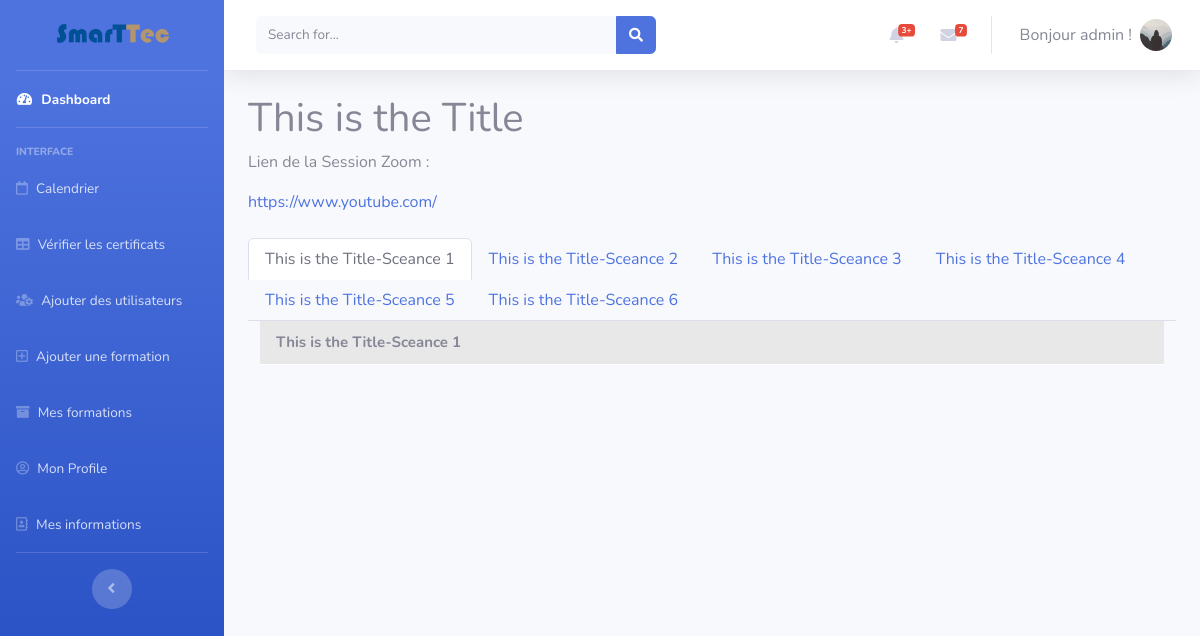
/mesformations/1 (signed in), run on an earlier commit of the app's database.
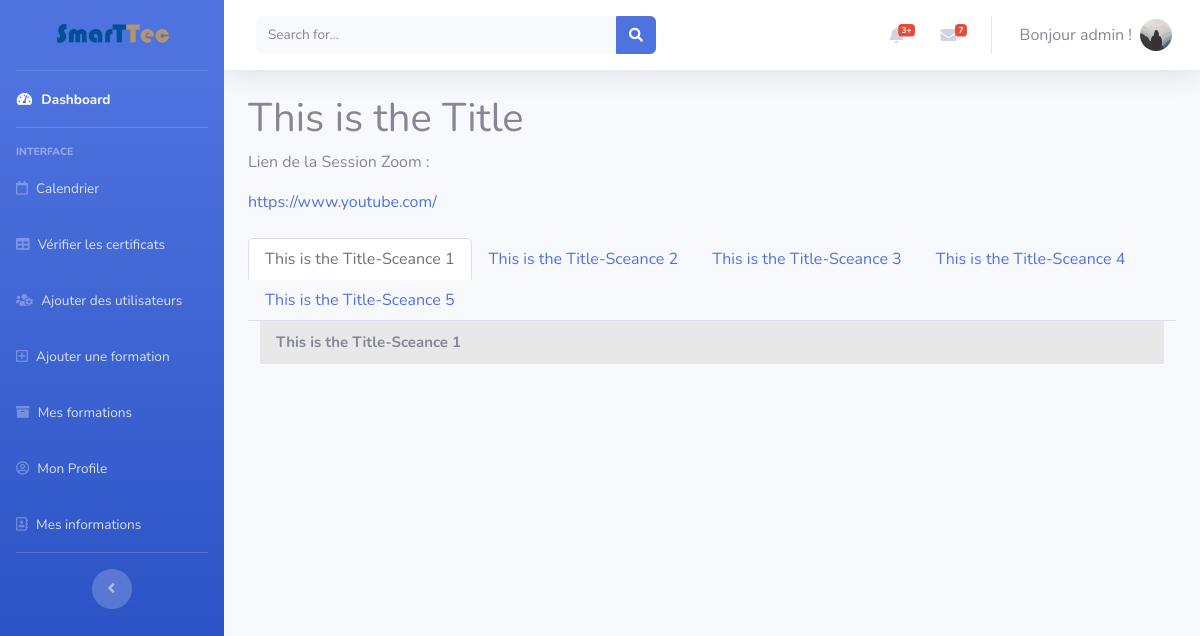
And on a later commit of the database.
### flaskblog/models.py (models this page shows, shortened)
class User(db.Model, UserMixin):
    id = db.Column(db.Integer, primary_key=True)
    username = db.Column(db.String(20), unique=True, nullable=False)
    email = db.Column(db.String(120), unique=True, nullable=False)
    image_file = db.Column(db.String(20), nullable=False,
                           default='default.jpg')
    password = db.Column(db.String(60), nullable=False)
    acc_rights = db.Column(db.Integer, default=2)
    posts = db.relationship('Post', backref='author', lazy=True)
    subscriptions = db.relationship(
        'Subscription', backref='subscribed', lazy=True)
    infos = db.relationship(
        'Userinfo', backref='currentuser', lazy=True)

class Post(db.Model):
    id = db.Column(db.Integer, primary_key=True)
    title = db.Column(db.String(100), nullable=False)
    price = db.Column(db.Integer, nullable=False)
    youtube_url = db.Column(db.String(200), nullable=True)
    num_posts = db.Column(db.Integer, nullable=False)
    date_posted = db.Column(db.DateTime, nullable=False,
                            default=datetime.utcnow)
    content = db.Column(db.Text, nullable=False)
    description = db.Column(db.Text, nullable=False)
    start_date = db.Column(db.DateTime, nullable=False,
                           default=datetime.utcnow)
    zoom_link = db.Column(db.String(200))
    theme = db.Column(db.String(20), default="theme 1")
    user_id = db.Column(db.Integer, db.ForeignKey('user.id'), nullable=False)
    images = db.relationship('PostImage', backref='post', lazy=True)
    subscriptions = db.relationship(
        'Subscription', backref='subscribers', lazy=True)
    sceances = db.relationship(
        'Sceance', backref='session', lazy=True)

class Sceance(db.Model):
    id = db.Column(db.Integer, primary_key=True)
    num = db.Column(db.Integer, nullable=False)
    title = db.Column(db.String(100), nullable=False)
    content = db.Column(db.Text, nullable=True)
    start_date = db.Column(db.DateTime, nullable=False,
                           default=datetime.utcnow)
    session_id = db.Column(
        db.Integer, db.ForeignKey('post.id'), nullable=False)
    zoom_video = db.Column(db.String(200), nullable=True)
    documents = db.relationship('Document', backref='sceance.id', lazy=False)

### flaskblog/users/routes.py (the view)
@ users.route("/mesformations/<int:post_id>")
@ login_required
def mesformations(post_id):
    post = Post.query.get(post_id)
    return render_template('mesFormations.html', current_user=current_user, post=post)

### flaskblog/models.py (called while the page is built)
@login_manager.user_loader
def load_user(user_id):
    return User.query.get(int(user_id))

### flaskblog/templates/startbootstrap-sb-admin-2-gh-pages/mesFormations.html (shortened to what this page needs)
{% extends 'base.html' %} {% block content %}
<div id="wrapper">
  {% include 'Sidebar.html' %}
  <div id="content-wrapper" class="d-flex flex-column">
    <div id="content">
      {% include 'Topbar.html' %}
      <div class="container-fluid">
        <h1>{{post.title}}</h1>
        <p>Lien de la Session Zoom :</p>
        <a href="{{post.zoom_link}}">{{post.zoom_link}}</a>
        <ul class="nav nav-tabs" id="myTab" role="tablist">
          {% for sc in post.sceances %}
          <li class="nav-item">
            <a
              {% if sc.num==1 %}
              class="nav-link active"
              {% else %}
              class="nav-link"
              {% endif %}
              id="home-tab"
              data-toggle="tab"
              href="#sc{{sc.id}}"
              role="tab"
              aria-controls="home"
              aria-selected="true"
              >{{sc.title}}</a
            >
          </li>
          {% endfor %}
        </ul>
        <div class="tab-content" id="myTabContent">
          {% for sc in post.sceances %}
          <div
            {% if sc.num==1 %}
            class="tab-pane fade show active"
            {% else %}
            class="tab-pane fade show"
            {% endif %}
            id="sc{{sc.id}}"
            role="tabpanel"
            aria-labelledby="home-tab"
          >
            <div class="col-sm-12 course-section">
              <div class="section-title">{{sc.title}}</div>
            </div>
          </div>
          {% endfor %}
        </div>
      </div>
    </div>
  </div>
</div>
{% endblock %}

### flaskblog/templates/startbootstrap-sb-admin-2-gh-pages/base.html (shortened to what this page needs)
<!DOCTYPE html>
<html lang="en">
  <head>
    <link
      href="{{url_for('static',filename='vendor/fontawesome-free/css/all.min.css')}}"
      rel="stylesheet"
      type="text/css"
    />
    <link
      href="{{url_for('static',filename='vendor/fullcalendar/main.css')}}"
      rel="stylesheet"
    />
    <link
      href="{{url_for('static',filename='css/sb-admin-2.min.css')}}"
      rel="stylesheet"
    />
    <link
      href="{{url_for('static',filename='css/fedora.css')}}"
      rel="stylesheet"
    />
    <link
      href="{{url_for('static',filename='css/extra.css')}}"
      rel="stylesheet"
    />
    <link
      href="{{url_for('static',filename='scss/calendar.scss')}}"
      rel="stylesheet"
    />
  </head>
  <body id="page-top">
    {%block content %}{% endblock %} {% include 'modals/flashes_modal.html' %}
  </body>
</html>

### flaskblog/templates/startbootstrap-sb-admin-2-gh-pages/Sidebar.html
<div id="wrapper">
  <ul
    class="navbar-nav bg-gradient-primary sidebar sidebar-dark accordion"
    id="accordionSidebar"
  >
    <a
      class="sidebar-brand d-flex align-items-center justify-content-center"
      href="/"
    >
      <img
        src="{{url_for('static',filename='img/SMARTTEC-Logo.png')}}"
        style="max-width: 100%; max-height: 100%"
      />
    </a>
    <hr class="sidebar-divider my-0" />
    <li class="nav-item active">
      <a class="nav-link" href="/home">
        <i class="fas fa-fw fa-tachometer-alt"></i>
        <span>Dashboard</span></a
      >
    </li>
    <hr class="sidebar-divider" />
    <div class="sidebar-heading">Interface</div>
    <li class="nav-item">
      <a class="nav-link" href="/calendar">
        <i class="far fa-calendar"></i>
        <span>Calendrier</span></a
      >
    </li>
    <li class="nav-item">
      <a class="nav-link" href="/search">
        <i class="fas fa-table"></i>
        <span>Vérifier les certificats</span></a
      >
    </li>
    {%if current_user.is_authenticated %} {% if current_user.acc_rights==2 %}
    <li class="nav-item">
      <a class="nav-link" href="/">
        <i class="fas fa-shopping-cart"></i>
        <span>Trouver une Formation</span></a
      >
    </li>
    <li class="nav-item">
      <a class="nav-link" href="/mesformations">
        <i class="fas fa-shopping-basket"></i>
        <span>Mes Formations</span></a
      >
    </li>
    {% elif current_user.acc_rights==0 %}
    <li class="nav-item">
      <a class="nav-link" href="/add_users">
        <i class="fas fa-users-cog"></i>
        <span>Ajouter des utilisateurs</span></a
      >
    </li>
    {% endif %} {% if current_user.acc_rights!=2 %}
    <li class="nav-item">
      <a class="nav-link" href="/post/new">
        <i class="far fa-plus-square"></i>
        <span>Ajouter une formation</span></a
      >
    </li>
    <li class="nav-item">
      <a class="nav-link" href="/formations">
        <i class="fas fa-archive"></i>
        <span>Mes formations</span></a
      >
    </li>
    {% endif %}
    <li class="nav-item">
      <a class="nav-link" href="/account">
        <i class="far fa-user-circle"></i>
        <span>Mon Profile</span></a
      >
    </li>
    <li class="nav-item">
      <a class="nav-link" href="/infos">
        <i class="far fa-address-book"></i>
        <span>Mes informations</span></a
      >
    </li>
    {% endif %}
    <hr class="sidebar-divider" />
    <div class="text-center d-none d-md-inline">
      <button class="rounded-circle border-0" id="sidebarToggle"></button>
    </div>
  </ul>
</div>

### flaskblog/templates/startbootstrap-sb-admin-2-gh-pages/Topbar.html (shortened to what this page needs)
<nav
  class="navbar navbar-expand navbar-light bg-white topbar mb-4 static-top shadow"
>
  <form
    class="d-none d-sm-inline-block form-inline mr-auto ml-md-3 my-2 my-md-0 mw-100 navbar-search"
  >
    <div class="input-group">
      <input
        type="text"
        class="form-control bg-light border-0 small"
        placeholder="Search for..."
        aria-label="Search"
        aria-describedby="basic-addon2"
      />
      <div class="input-group-append">
        <button class="btn btn-primary" type="button">
          <i class="fas fa-search fa-sm"></i>
        </button>
      </div>
    </div>
  </form>
  <ul class="navbar-nav ml-auto">
    {% if current_user.username %}
    <li class="nav-item dropdown no-arrow mx-1">
      <a
        class="nav-link dropdown-toggle"
        href="#"
        id="alertsDropdown"
        role="button"
        data-toggle="dropdown"
        aria-haspopup="true"
        aria-expanded="false"
      >
        <i class="fas fa-bell fa-fw"></i>
        <span class="badge badge-danger badge-counter">3+</span>
      </a>
    </li>
    <li class="nav-item dropdown no-arrow mx-1">
      <a
        class="nav-link dropdown-toggle"
        href="#"
        id="messagesDropdown"
        role="button"
        data-toggle="dropdown"
        aria-haspopup="true"
        aria-expanded="false"
      >
        <i class="fas fa-envelope fa-fw"></i>
        <span class="badge badge-danger badge-counter">7</span>
      </a>
    </li>
    <li class="nav-item dropdown no-arrow">
      <a
        class="nav-link dropdown-toggle"
        href="#"
        id="userDropdown"
        role="button"
        data-toggle="dropdown"
        aria-haspopup="true"
        aria-expanded="false"
      >
        <span class="mr-2 d-none d-lg-inline text-gray-600 large"
          >Bonjour {{current_user.username}} !</span
        >
        <img
          class="img-profile rounded-circle"
          src="{{url_for('static',filename='profile_pics/' +current_user.image_file)}}"
        />
      </a>
    </li>
    {%endif%}
  </ul>
</nav>

### flaskblog/static/css/fedora.css (style rules this page uses)
.course-section { margin-bottom: 10px; }
.course-section .section-title { background: #e8e8e8; padding: 10px 16px; margin: 0; font-size: 15px; font-weight: bold; border-bottom: 1px solid #fff; }

### flaskblog/static/css/extra.css (style rules this page uses)
:root { --input-padding-x: 1.5rem; --input-padding-y: 0.75rem; }

What changed in the data, as far as the page shows it:
removed Sceance: title "This is the Title-Sceance 6", shown under "This is the Title"
